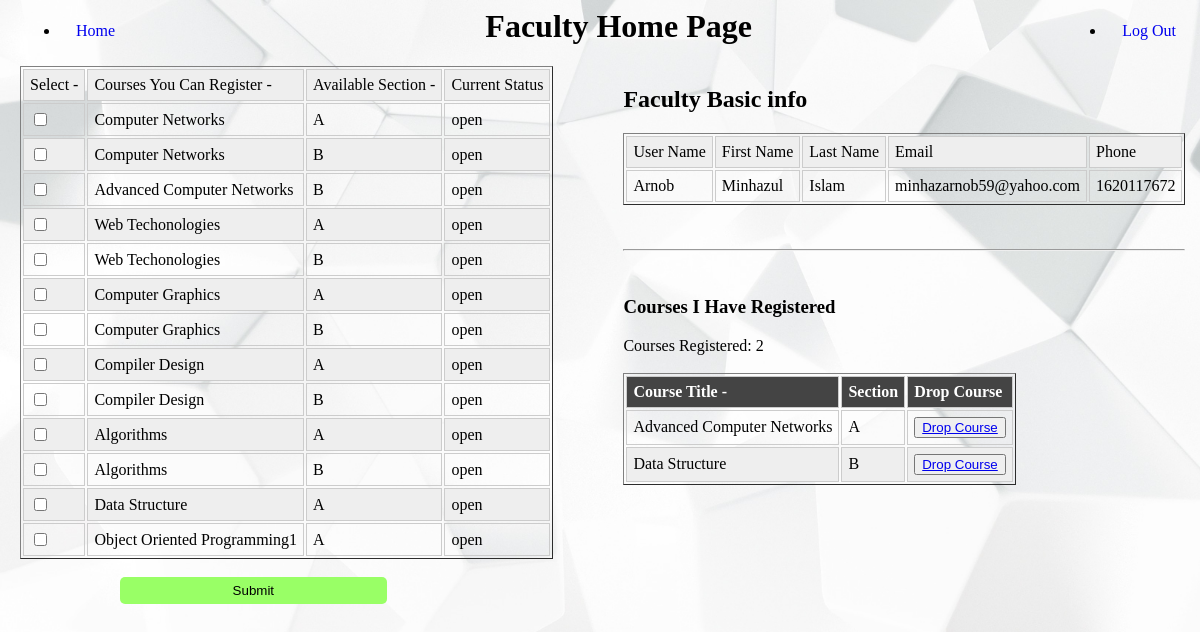
Screenshot of /home.php (signed in) with the database file from the repository.
### tables this page shows
CREATE TABLE `courses` (
  `c_id` int(255) NOT NULL,
  `c_name` varchar(255) NOT NULL,
  `section` varchar(255) NOT NULL,
  `status` varchar(255) NOT NULL
);

CREATE TABLE `faculty` (
  `fac_id` int(255) NOT NULL,
  `first_name` varchar(255) NOT NULL,
  `last_name` varchar(255) NOT NULL,
  `user_name` varchar(255) NOT NULL,
  `phone` int(11) NOT NULL,
  `email` varchar(255) NOT NULL,
  `password` varchar(255) NOT NULL
);

CREATE TABLE `faculty_courses` (
  `serial_no` int(255) NOT NULL,
  `user_name` varchar(255) NOT NULL,
  `faculty_name` varchar(255) NOT NULL,
  `course_title` varchar(255) NOT NULL,
  `section` varchar(255) NOT NULL
);

### home.php (the view, shortened to what this page needs)
<?php
$fac_name = $_SESSION['user'];
?>
<html>
	<head>
	<link rel="stylesheet" href="css/main.css">
</head>
<body>
<ul>
  <li><a href="#home">Home</a></li>
  <li style="float:right"><a class="active" href="logout.php">Log Out</a></li>
</ul>
    <h1><center>Faculty Home Page<center></h1>
<div id="wrapper">
<div id="leftcolumn">
<?php
	$stid = " SELECT * FROM faculty_courses where user_name ='$fac_name' ";
	$result = @mysql_query($stid) or die("Could not process". mysql_error() );
	$count = mysql_num_rows($result);
	if($count==0)
		{
			echo '<h3>You can select maximum 3 courses!</h3>';
			$query = "SELECT * FROM courses where status='open'";
		    $run = mysql_query($query);
            echo '<table border="1">
            <tr>
			<td>Select -</td>
            <td>Courses You Can Register -</td>
			<td>Available Section -</td>
			<td>Current Status</td>
            </tr>';
			while ($row = mysql_fetch_assoc($run))
			{
				echo '<form action="" method="POST">
				<tr>
				<td><input class="single-checkbox" type="checkbox" name="checkbox[ '. $row["c_id"].'  ]" /></td>
				<td>'. $row["c_name"].'</td>
				<td>'. $row["section"].'</td>
				<td>'. $row["status"].'</td>
				</tr>';
			}
			echo '</table>';
			echo '<br><input type="submit" name="submit">';
			echo '</form>';
	    }
	elseif($count>=3)
		{
			echo "Your Registration Is Already Completed";
		}
	elseif($count > 0 && $count < 3)
		{
			$query = "SELECT * FROM courses where status='open'";
		    $run = mysql_query($query);
             echo '<table border="1">
            <tr>
			<td>Select -</td>
            <td>Courses You Can Register -</td>
			<td>Available Section -</td>
			<td>Current Status</td>
            </tr>';
			while ($row = mysql_fetch_assoc($run))
			{
				echo '<form action="" method="POST">
				<tr>
				<td><input class="single-checkbox" type="checkbox" name="checkbox[ '. $row["c_id"].'  ]" /></td>
				<td>'. $row["c_name"].'</td>
				<td>'. $row["section"].'</td>
				<td>'. $row["status"].'</td>
				</tr>';
			}
			echo '</table>';
			echo '<br><input type="submit" name="submit">';
	    }
?>
</div>
<div id="rightcolumn">
<h2>Faculty Basic info</h2>
	<?php
     $query = "SELECT * FROM faculty where user_name='$fac_name' ";
     $run = mysql_query($query);
        echo '<table border="1">
            <tr>
            <td>User Name </td>
            <td>First Name</td>
            <td>Last Name </td>
            <td>Email </td>
            <td>Phone</td>
            </tr>';
        while ($row = mysql_fetch_assoc($run))
		{
			echo '<form action="" method="POST"><tr>
            <td>'. $row["user_name"] .'</td>
            <td>'. $row["first_name"]. '</td>
            <td>'. $row["last_name"].'</td>
            <td>'. $row["email"].'</td>
            <td>'. $row["phone"].'</td>
            </tr></form>';
        }
     echo '</table>';
	 ?>
<br><br>
<hr>
<?php
		$query = "SELECT * FROM faculty_courses where user_name ='$fac_name'";
		$run = mysql_query($query);
		echo '<br>';
		echo '<h3>Courses I Have Registered</h3>';
		echo "Courses Registered: ";
		echo $count;
		echo "<br><br>";
        echo '<table border="1">
        <tr>
		<th>Course Title -</th>
        <th>Section</th>
		<th>Drop Course</th>
        </tr>';
		while ($row = mysql_fetch_assoc($run))
		{
			echo '<form action="" method="POST">
			<tr>
			<td>'. $row["course_title"].'</td>
			<td>'. $row["section"].'</td>
			<td><button><a href=" delete.php?id=' .$row['serial_no'].' " >Drop Course</a></button></td>
			</tr>';
		}
		echo '</table>';
?>
</div>
</div>
	 </body>
</html>

### CSS/main.css (style rules this page uses)
body { background-image: url(images/background.jpg); background-repeat: no-repeat; background-size: cover; margin-left: 20; }
#leftcolumn, #rightcolumn { float: left; }
#rightcolumn { margin-left: 70px; }
li { float: left; }
li a { display: block; text-align: center; padding: 14px 16px; text-decoration: none; }
tr:nth-of-type(odd) { background: #eee; }
th { background: #444; color: white; font-weight: bold; }
td, th { padding: 6px; border: 1px solid #ccc; text-align: left; }
input[type=submit] { padding:5px 15px; background: #99ff66; border:0 none; cursor:pointer; -webkit-border-radius: 5px; border-radius: 5px; width: 20em; height: 2em; margin-left: 100px; }

### rows the page displays
courses: c_name "Computer Networks", section "A", status "open"
courses: c_name "Computer Networks", section "B", status "open"
courses: c_name "Advanced Computer Networks", section "B", status "open"
courses: c_name "Web Techonologies", section "A", status "open"
courses: c_name "Web Techonologies", section "B", status "open"
courses: c_name "Computer Graphics", section "A", status "open"
courses: c_name "Computer Graphics", section "B", status "open"
courses: c_name "Compiler Design", section "A", status "open"
courses: c_name "Compiler Design", section "B", status "open"
courses: c_name "Algorithms", section "A", status "open"
courses: c_name "Algorithms", section "B", status "open"
courses: c_name "Data Structure", section "A", status "open"
courses: c_name "Object Oriented Programming1", section "A", status "open"
faculty: user_name "Arnob", first_name "Minhazul", last_name "Islam", email "minhazarnob59@yahoo.com", phone "1620117672"
faculty_courses: course_title "Advanced Computer Networks", section "A"
faculty_courses: course_title "Data Structure", section "B"

### other values shown
$count "2"
